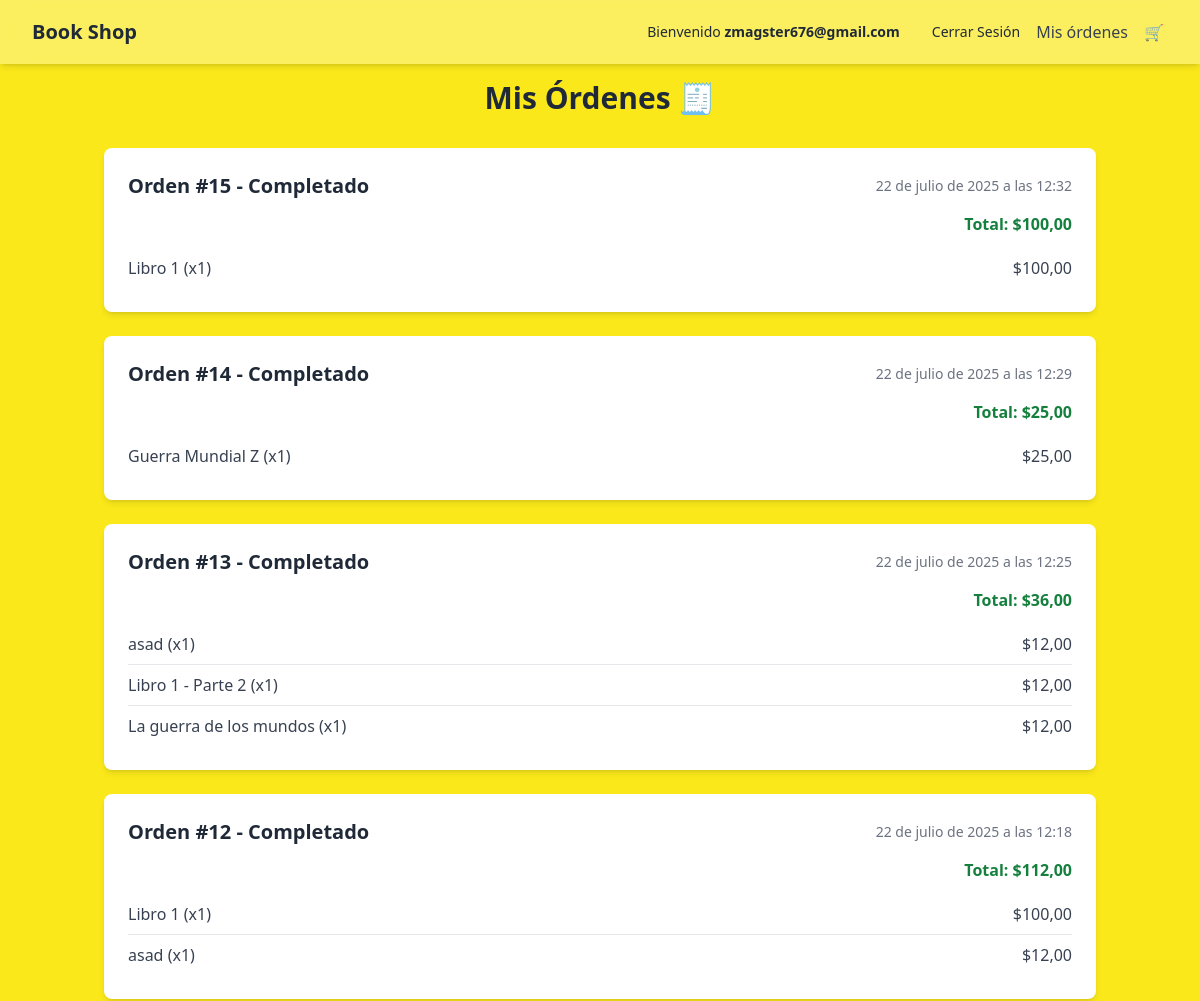
/store/my-orders/ (signed in, upper part), run on an earlier commit of the app's database.
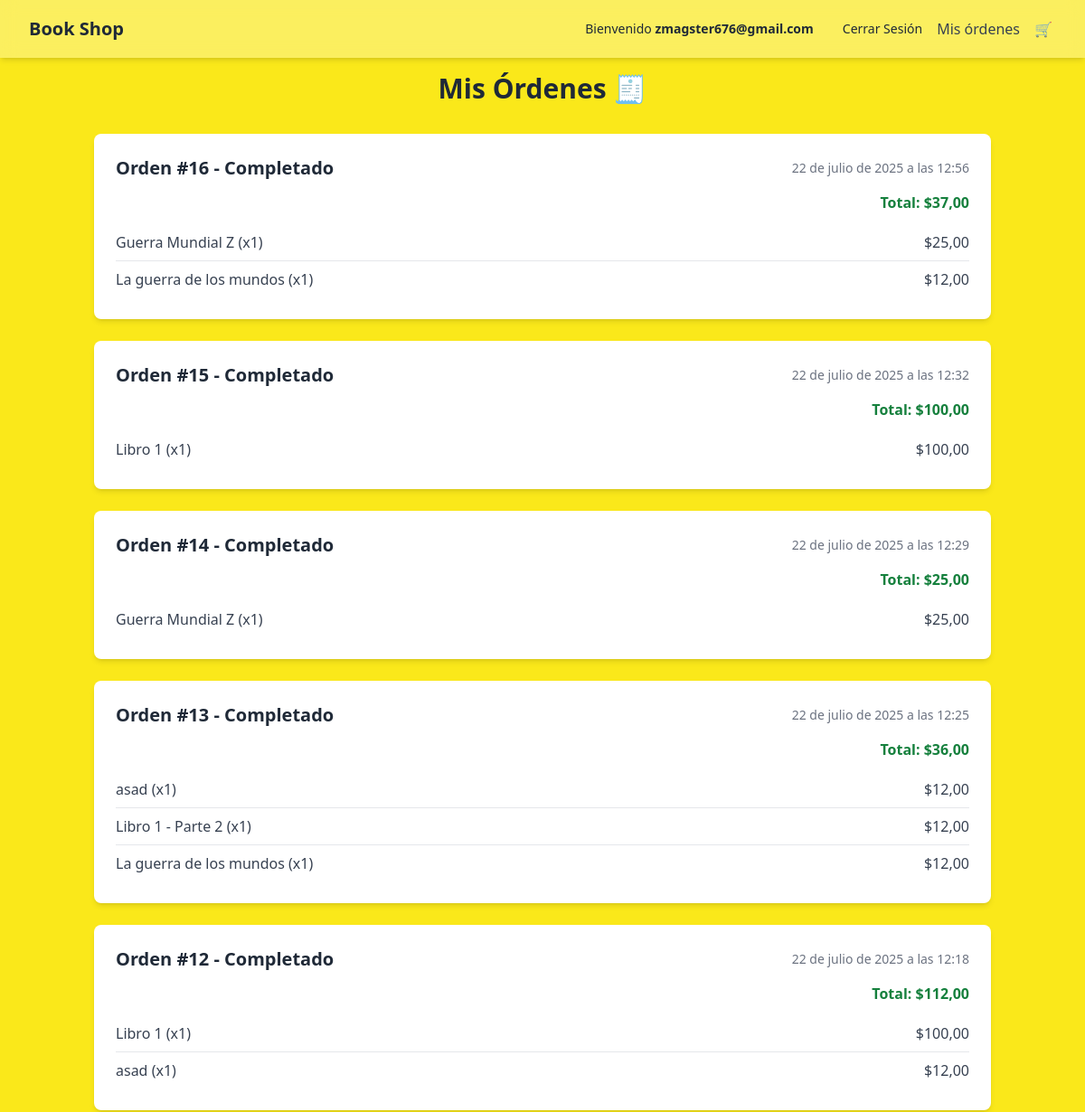
And on a later commit of the database.
### store/models.py (models this page shows, shortened)
class Order(models.Model):
    user = models.ForeignKey(User, on_delete=models.SET_NULL, null=True, blank=True)  # Usuario que realiza la orden (puede quedar nulo si no está autenticado)
    created_at = models.DateTimeField(auto_now_add=True)  # Fecha de creación de la orden (automáticamente)
    status = models.CharField(max_length=10, choices=ORDER_STATUS, default='pending')  # Estado actual de la orden
    total = models.DecimalField(max_digits=10, decimal_places=2, default=0)  # Monto total de la orden

class OrderItem(models.Model):
    order = models.ForeignKey(Order, related_name='items', on_delete=models.CASCADE)  # Relación con la orden principal
    product = models.ForeignKey(Product, on_delete=models.CASCADE)  # Producto relacionado (desde productos app)
    quantity = models.PositiveIntegerField(default=1)  # Cantidad de ese producto comprado
    price = models.DecimalField(max_digits=10, decimal_places=2)  # Precio del producto en ese momento

### productos/models.py (models this page shows, shortened)
class Product(models.Model):
    PRODUCT_TYPES = [
        ('physical', 'Libro Físico'),
        ('ebook', 'Libro Digital'),
    ]
    name = models.CharField(max_length=200, verbose_name="Nombre")
    description = models.TextField(verbose_name="Descripción")
    price = models.DecimalField(max_digits=10, decimal_places=2, verbose_name="Precio")
    product_type = models.CharField(
        max_length=10,
        choices=PRODUCT_TYPES,
        default='physical',
        verbose_name="Tipo de producto"
    )
    category = models.ForeignKey(Category, on_delete=models.CASCADE, verbose_name="Categoría")
    stock = models.PositiveIntegerField(default=0, verbose_name="Stock")
    image = models.ImageField(upload_to='products/', blank=True, null=True, verbose_name="Imagen")
    image_url = models.URLField(blank=True, null=True)
    author = models.CharField(max_length=100, verbose_name="Autor")
    isbn = models.CharField(max_length=13,unique=True,validators=[RegexValidator(regex='^\d{13}$', message='El ISBN debe tener exactamente 13 dígitos.')],verbose_name="ISBN")
    publication_date = models.DateField(verbose_name="Fecha de publicación")
    created_at = models.DateTimeField(auto_now_add=True, verbose_name="Fecha de creación")
    updated_at = models.DateTimeField(auto_now=True, verbose_name="Fecha de actualización")
    class Meta:
        verbose_name = "Producto"
        verbose_name_plural = "Productos"

### store/views.py (the view)
# urls.py: path('my-orders/', views.my_orders, name='my_orders'),
@login_required  # Solo usuarios logueados pueden ver sus órdenes
def my_orders(request):
    orders = Order.objects.filter(user=request.user).order_by('-created_at')  # Obtiene las órdenes más recientes del usuario
    return render(request, 'store/my_orders.html', {'orders': orders})  # Renderiza el historial en una plantilla

### store/templates/store/my_orders.html (shortened to what this page needs)
{% extends "base.html" %}
{% block body_attributes %}
  class="bg-gray-100 font-sans"
{% endblock %}
{% block content %}
    <div class="max-w-5xl mx-auto px-4 py-20">
        <h1 class="text-3xl font-bold text-center text-gray-800 mb-8">Mis Órdenes 🧾</h1>
        {% if orders %}
            {% for order in orders %}
                <div class="bg-white shadow-md rounded-lg mb-6 p-6">
                    <div class="flex justify-between items-center mb-3">
                        <h3 class="text-xl font-semibold text-gray-800">
                            Orden #{{ order.id }} - {{ order.get_status_display }}
                        </h3>
                        <span class="text-sm text-gray-500">{{ order.created_at }}</span>
                    </div>
                    <p class="text-right font-bold text-green-700 mb-3">Total: ${{ order.total }}</p>
                    <ul class="divide-y divide-gray-200">
                        {% for item in order.items.all %}
                        <li class="py-2 flex justify-between text-gray-700">
                            <span>{{ item.product.name }} (x{{ item.quantity }})</span>
                            <span>${{ item.price }}</span>
                        </li>
                        {% endfor %}
                    </ul>
                </div>
            {% endfor %}
        {% else %}
            <p class="text-center text-gray-600">No tienes órdenes registradas.</p>
        {% endif %}
    </div>
{%endblock%}

What changed in the data, as far as the page shows it:
added Order: id "16", status "Completado", created_at "22 de julio de 2025 a las 12:56", total "37,00"
added OrderItem: product.name "Guerra Mundial Z", quantity "1", price "25,00", shown under "16"
added OrderItem: product.name "La guerra de los mundos", quantity "1", price "12,00", shown under "16"
